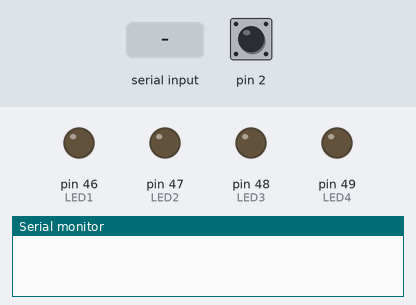
Recording of a sketch running on a simulated Arduino Mega 2560, built with avr-gcc and run on an emulated ATmega2560. Shown: output pins drawn as LEDs (lit = HIGH), the last lines printed to the serial monitor. Inputs (shaded band) come from the test bench; at power-on: pin 2 LOW.

Above: at 1.2 s.
1.3 s: pin 2 driven HIGH
2.8 s: "90,45\n" received over Serial
4.3 s: pin 2 pulsed LOW 2 times (0.12 s each, 0.3 s apart)
At 5.2 s:
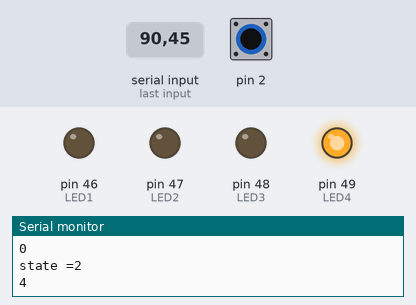
Timing chart, 0 to 7.3 s (numbered marks = the images above; inputs shaded):
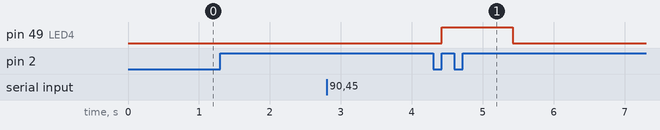

Measured:
- after the input at 4.3 s, pin 49 (LED4): LOW → HIGH after 0.12 s, → LOW 1.0 s later

The sketch:

hw_interrupt_001.ino
```cpp
#define LED1 46
#define LED2 47
#define LED3 48
#define LED4 49
int d = 1000;

void setup(){
 pinMode(LED1, OUTPUT);
 pinMode(LED2, OUTPUT);
 pinMode(LED3, OUTPUT);
 pinMode(LED4, OUTPUT);
 Serial.begin(9600);
}
long n;
int state=0, c=0;
int var = 0, old_var = 0;

void loop(){
var = digitalRead(2);
if(var == HIGH && old_var == LOW){
  state++;
  Serial.print("state =");
  Serial.println(state);
}
if(state==1){
  Serialinput();
}
if(state==2)
  led();
  old_var= var;
}
int seq[1000], count=0, old_count=0;
void Serialinput(){
  if(Serial.available()){
     n =Serial.parseInt();
     Serial.println(n);
     que(n);
  }
}
void que(int n){
  long k=n, count=0;
    while(k >0)
    {
      k = k/10;
      count++;
    }
    int arr[count];
     for(int i = 0; i< count; i++){
       arr[i] = n%10;
       n = n/10;
    }
    for(int i = count-1; i>=0 ; i--)
      for(int j = 1; j<5; j++)
        if(arr[i] == j){
          seq[c] = arr[i];
          c++; break;
        }
}

void led(){
  int lednum; int w;
  for(int i = 0; i < c ; i++){
    w = seq[i];
    if(w==1)
     lednum = 46;
    else if(w==2)
      lednum = 47;
    else if(w==3)
      lednum = 48;
    else if(w==4)
      lednum = 49;
    else
      continue;
    Serial.println(w);
   ledon(lednum);
  }
  state = 0;
  c=0;
}


void ledon(int lednum){
  digitalWrite(lednum, HIGH);
  delay(d);
  digitalWrite(lednum, LOW);
}
```
